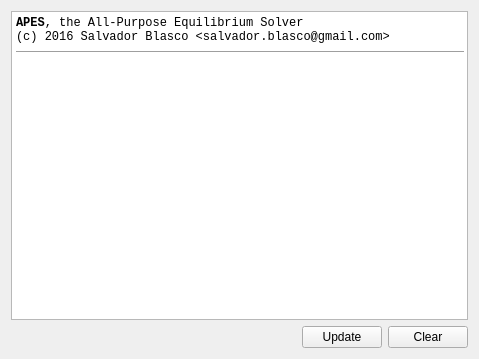
<?xml version="1.0" encoding="UTF-8"?>
<ui version="4.0">
 <class>OutputWidget</class>
 <widget class="QWidget" name="OutputWidget">
  <property name="geometry">
   <rect>
    <x>0</x>
    <y>0</y>
    <width>479</width>
    <height>359</height>
   </rect>
  </property>
  <property name="windowTitle">
   <string>Form</string>
  </property>
  <layout class="QVBoxLayout" name="verticalLayout">
   <item>
    <widget class="QTextEdit" name="textEdit">
     <property name="font">
      <font>
       <family>Courier New</family>
      </font>
     </property>
     <property name="readOnly">
      <bool>true</bool>
     </property>
     <property name="html">
      <string>&lt;!DOCTYPE HTML PUBLIC &quot;-//W3C//DTD HTML 4.0//EN&quot; &quot;http://www.w3.org/TR/REC-html40/strict.dtd&quot;&gt;
&lt;html&gt;&lt;head&gt;&lt;meta name=&quot;qrichtext&quot; content=&quot;1&quot; /&gt;&lt;style type=&quot;text/css&quot;&gt;
p, li { white-space: pre-wrap; }
&lt;/style&gt;&lt;/head&gt;&lt;body style=&quot; font-family:'Courier New'; font-size:10pt; font-weight:400; font-style:normal;&quot;&gt;
&lt;p style=&quot; margin-top:0px; margin-bottom:0px; margin-left:0px; margin-right:0px; -qt-block-indent:0; text-indent:0px;&quot;&gt;&lt;span style=&quot; font-family:'Noto Sans'; font-size:9pt; font-weight:600;&quot;&gt;APES&lt;/span&gt;&lt;span style=&quot; font-family:'Noto Sans'; font-size:9pt;&quot;&gt;, the All-Purpose Equilibrium Solver&lt;/span&gt;&lt;/p&gt;
&lt;p style=&quot; margin-top:0px; margin-bottom:0px; margin-left:0px; margin-right:0px; -qt-block-indent:0; text-indent:0px;&quot;&gt;&lt;span style=&quot; font-family:'Noto Sans'; font-size:9pt;&quot;&gt;(c) 2016 Salvador Blasco &amp;lt;salvador.blasco@gmail.com&amp;gt;&lt;/span&gt;&lt;/p&gt;
&lt;hr /&gt;&lt;/body&gt;&lt;/html&gt;</string>
     </property>
    </widget>
   </item>
   <item>
    <layout class="QHBoxLayout" name="horizontalLayout">
     <item>
      <spacer name="horizontalSpacer">
       <property name="orientation">
        <enum>Qt::Horizontal</enum>
       </property>
       <property name="sizeHint" stdset="0">
        <size>
         <width>40</width>
         <height>20</height>
        </size>
       </property>
      </spacer>
     </item>
     <item>
      <widget class="QPushButton" name="pb_update">
       <property name="text">
        <string>Update</string>
       </property>
      </widget>
     </item>
     <item>
      <widget class="QPushButton" name="pb_clear">
       <property name="text">
        <string>Clear</string>
       </property>
      </widget>
     </item>
    </layout>
   </item>
  </layout>
 </widget>
 <resources/>
 <connections/>
</ui>
